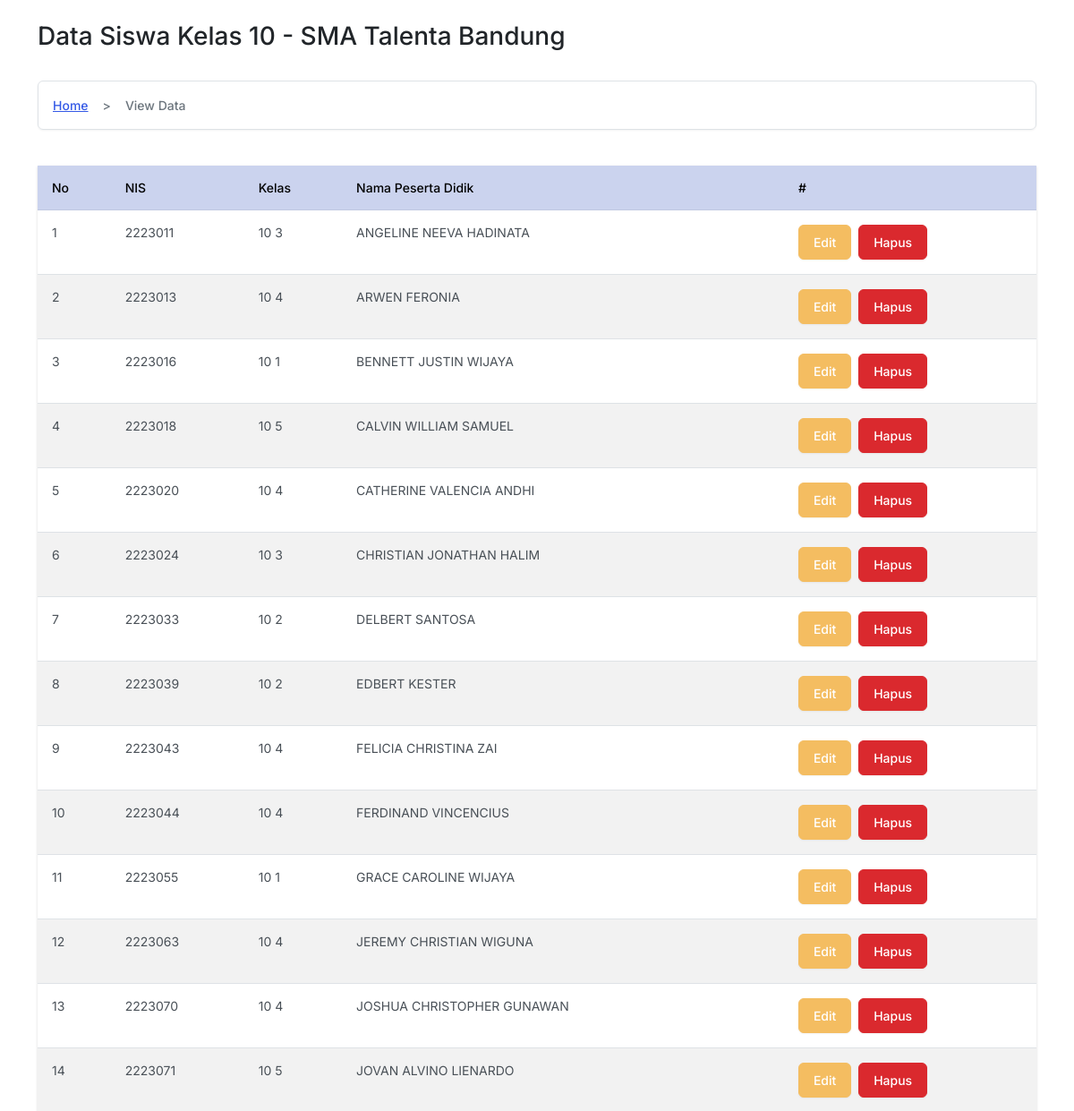
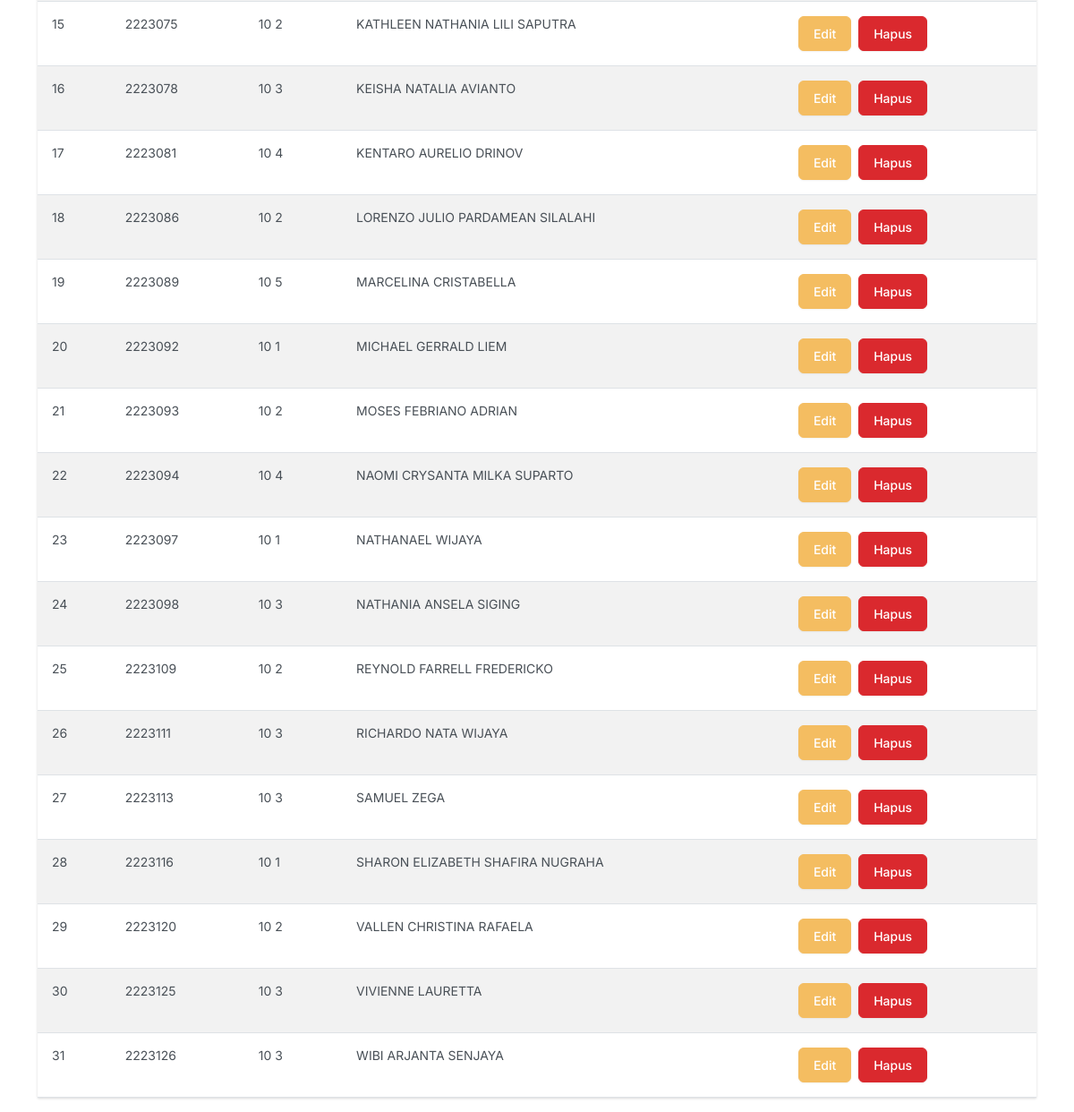
/view, run on the app's committed database (2 pictures, top to bottom).
### tables this page shows
CREATE TABLE "siswa" (
	"field1"	TEXT,
	"field2"	TEXT,
	"field3"	TEXT
);

### crud.py (the view)
@app_crud.route('/view')
def view():
    koneksi = sqlite3.connect('dapodik.db')
    buka_koneksi = koneksi.cursor()
    buka_koneksi.execute('select * from siswa order by field2 asc')
    data = buka_koneksi.fetchall()
    buka_koneksi.close()
    koneksi.close()
    keterangan = "View Data From SQLite"
    return render_template('viewdata.html',data=data)

### templates/viewdata.html (shortened to what this page needs)
<html>
  <head>
    <link rel="stylesheet" type="text/css" href="{{ url_for('static',filename='css/bootstrap.css') }}">
  </head>
  <body>
  <br>
  <div class="container">
  <h3>Data Siswa Kelas 10 - SMA Talenta Bandung</h3>
  <br>
  <nav aria-label="breadcrumb">
    <ol class="breadcrumb">
      <li class="breadcrumb-item"><a href="{{url_for('index')}}">Home</a></li>
      <li class="breadcrumb-item active" aria-current="page">View Data</li>
    </ol>
  </nav>
  <br>
  <table id="mydata" class="table table-striped table-hover" width="100%">
      <tr class="table-primary">
        <th>No</th>
        <th>NIS</th>
        <th>Kelas</th>
        <th>Nama Peserta Didik</th>
        <th>#</th>
      </tr>
      {% for row in data %}
      <tr>
        <td>{{ loop.index }}</td>
        <td>{{ row[0] }}</td>
        <td>{{ row[2] }}</td>
        <td>{{ row[1] }}</td>
        <td>
          <a href="{{ url_for('app_crud.edit', nis=row[0]) }}" class="btn btn-warning" title="Edit Data {{ row[1] }}">Edit</a>&nbsp;
          <a href="{{ url_for('app_crud.delete', nis=row[0]) }}" class="btn btn-danger" title="Hapus Data {{ row[1] }}">Hapus</a>
        </td>
      </tr>
      {% endfor %}
    </table>
  </div>
  </body>
</html>

### data on the page
siswa: field1 "2223011", field3 "10 3", field2 "ANGELINE NEEVA HADINATA"
siswa: field1 "2223013", field3 "10 4", field2 "ARWEN FERONIA"
siswa: field1 "2223016", field3 "10 1", field2 "BENNETT JUSTIN WIJAYA"
siswa: field1 "2223018", field3 "10 5", field2 "CALVIN WILLIAM SAMUEL"
siswa: field1 "2223020", field3 "10 4", field2 "CATHERINE VALENCIA ANDHI"
siswa: field1 "2223024", field3 "10 3", field2 "CHRISTIAN JONATHAN HALIM"
siswa: field1 "2223033", field3 "10 2", field2 "DELBERT SANTOSA"
siswa: field1 "2223039", field3 "10 2", field2 "EDBERT KESTER"
siswa: field1 "2223043", field3 "10 4", field2 "FELICIA CHRISTINA ZAI"
siswa: field1 "2223044", field3 "10 4", field2 "FERDINAND VINCENCIUS"
siswa: field1 "2223055", field3 "10 1", field2 "GRACE CAROLINE WIJAYA"
siswa: field1 "2223063", field3 "10 4", field2 "JEREMY CHRISTIAN WIGUNA"
siswa: field1 "2223070", field3 "10 4", field2 "JOSHUA CHRISTOPHER GUNAWAN"
siswa: field1 "2223071", field3 "10 5", field2 "JOVAN ALVINO LIENARDO"
siswa: field1 "2223075", field3 "10 2", field2 "KATHLEEN NATHANIA LILI SAPUTRA"
siswa: field1 "2223078", field3 "10 3", field2 "KEISHA NATALIA AVIANTO"
siswa: field1 "2223081", field3 "10 4", field2 "KENTARO AURELIO DRINOV"
siswa: field1 "2223086", field3 "10 2", field2 "LORENZO JULIO PARDAMEAN SILALAHI"
siswa: field1 "2223089", field3 "10 5", field2 "MARCELINA CRISTABELLA"
siswa: field1 "2223092", field3 "10 1", field2 "MICHAEL GERRALD LIEM"
siswa: field1 "2223093", field3 "10 2", field2 "MOSES FEBRIANO ADRIAN"
siswa: field1 "2223094", field3 "10 4", field2 "NAOMI CRYSANTA MILKA SUPARTO"
siswa: field1 "2223097", field3 "10 1", field2 "NATHANAEL WIJAYA"
siswa: field1 "2223098", field3 "10 3", field2 "NATHANIA ANSELA SIGING"
siswa: field1 "2223109", field3 "10 2", field2 "REYNOLD FARRELL FREDERICKO"
siswa: field1 "2223111", field3 "10 3", field2 "RICHARDO NATA WIJAYA"
siswa: field1 "2223113", field3 "10 3", field2 "SAMUEL ZEGA"
siswa: field1 "2223116", field3 "10 1", field2 "SHARON ELIZABETH SHAFIRA NUGRAHA"
siswa: field1 "2223120", field3 "10 2", field2 "VALLEN CHRISTINA RAFAELA"
siswa: field1 "2223125", field3 "10 3", field2 "VIVIENNE LAURETTA"
siswa: field1 "2223126", field3 "10 3", field2 "WIBI ARJANTA SENJAYA"
